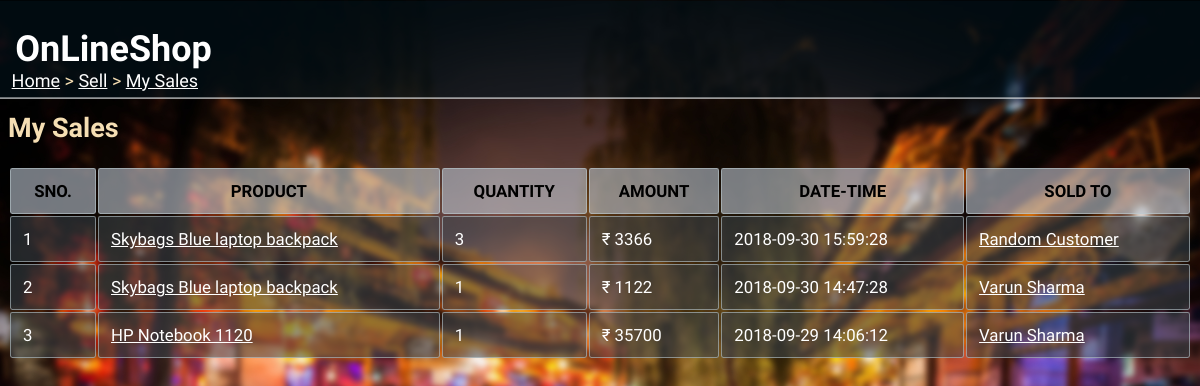
The page /sell/sales/ (signed in) on the database its author committed.
### tables this page shows
CREATE TABLE orders(
orderID varchar(10) PRIMARY KEY,
custID REFERENCES customer(custID),
prodID REFERENCES product(prodID),
quantity integer check(quantity>=1),
date datetime not null,
cost_price decimal(9,2) NOT NULL,
sell_price decimal(9,2) NOT NULL,
status varchar(15) NOT NULL,
CHECK (cost_price < sell_price )
);

CREATE TABLE product(
prodID varchar(10) PRIMARY KEY,
name varchar(30) NOT NULL,
quantity integer CHECK(quantity>=0) NOT NULL,
category varchar(30) NOT NULL ,
cost_price decimal(9,2) NOT NULL,
sell_price decimal(9,2) NOT NULL,
description varchar(100),
sellID varchar(10) REFERENCES seller (sellID),
CHECK (sell_price>cost_price)
);

CREATE TABLE customer(
custID varchar(10) PRIMARY KEY,
name varchar(30) NOT NULL,
email varchar(30) UNIQUE,
phone varchar(13) NOT NULL,
area varchar(20) NOT NULL,
locality varchar(20) NOT NULL,
city varchar(20) NOT NULL,
state varchar(20) NOT NULL,
country varchar(20) NOT NULL,
zipcode varchar(6) NOT NULL,
password varchar(20) NOT NULL);

### __init__.py (the view)
@app.route("/sell/sales/")
def my_sales():
    if 'userid' not in session:
        return redirect(url_for('home'))
    if session['type']=="Customer":
        abort(403)
    res = sell_sales(session['userid'])
    return render_template('my_sales.html', sales=res)

### dbaccess.py (called while the page is built)
def sell_sales(sellID):
    conn = sqlite3.connect('onlineshop.db')
    cur = conn.cursor()
    a = cur.execute("""SELECT o.prodID, p.name, o.quantity, o.sell_price, o.date, o.custID, c.name
                       FROM orders o JOIN product p JOIN customer c
                       WHERE o.prodID=p.prodID AND o.custID=c.custID AND p.sellID=? AND o.status='RECIEVED'
                       ORDER BY o.date DESC """, (sellID,))
    res = [i for i in a]
    conn.close()
    return res

### templates/my_sales.html (shortened to what this page needs)
<html>
<head>
  <link rel="stylesheet" href="{{url_for('static', filename='main.css')}}">
</head>
<body>
  <div class="sticky">
    <h1>OnLineShop</h1>
  </div>
  <div class="nav">
    <p><a href="/">Home</a> > <a href="/sell">Sell</a> > <a href="">My Sales</a></p>
  </div>
  <h2>My Sales</h2>
  {% if sales|length==0 %}
  <p>You haven't done any sales yet.</p>
  {% else %}
  <table>
    <tr>
      <th>SNO.</th><th>PRODUCT</th><th>QUANTITY</th><th>AMOUNT</th><th>DATE-TIME</th><th>SOLD TO</th>
    </tr>
    {% set cnt={'val':1} %}
    {% for i in sales %}
    <tr>
      <td>{{cnt['val']}}</td><td><a href="/viewproduct/{{i[0]}}">{{i[1]}}</a></td><td>{{i[2]}}</td>
      <td>₹ {{i[3]}}</td><td>{{i[4]}}</td><td><a href="/viewprofile/{{i[5]}}">{{i[6]}}</a></td>
    </tr>
    {% endfor %}
  </table>
  {% endif %}
</body>
</html>

### static/main.css (style rules this page uses)
div.sticky { position: -webkit-sticky; position: sticky; top: 0.2px; margin: -0.7vw; background-color: rgba(3, 22, 32, 0.5); color: white; padding: 0.3vw; font-size: 1.5vw; border-bottom: 1px solid white; font-family: 'Acme'; }
div.sticky h1 { padding-left:1vw; }
body { font-family:'K2D'; font-size: 1.5vw; background-image: url('background2.jpg'); background-size: cover; color: wheat; max-width: 100%; overflow-x: hidden; }
div.nav { position: fixed; display: block; top: 5vw; margin:-0.7vw; padding-left:1vw; border:none; overflow: hidden; }
div.nav a { text-decoration: underline; color: white; }
table { width: 100%; font-size: 1.4vw; }
th { border: 1px solid rgba(187, 203, 207, 0.589); border-radius: 0.2vw; padding: 1vw; text-align: center; background-color: rgba(185, 196, 206, 0.616); color: black; }
td { border: 1px solid rgba(187, 203, 207, 0.589); border-radius: 0.2vw; padding:1vw; text-align: left; background-color: rgba(60, 71, 80, 0.521); color: white; word-wrap: break-word; }
td a { text-decoration: underline; color: white; }
a { text-decoration: underline; color: white; }

### rows shown on the page
orders: val "1", name "Skybags Blue laptop backpack", quantity "3", sell_price "3366", date "2018-09-30 15:59:28", name "Random Customer"
orders: val "2", name "Skybags Blue laptop backpack", quantity "1", sell_price "1122", date "2018-09-30 14:47:28", name "Varun Sharma"
orders: val "3", name "HP Notebook 1120", quantity "1", sell_price "35700", date "2018-09-29 14:06:12", name "Varun Sharma"
